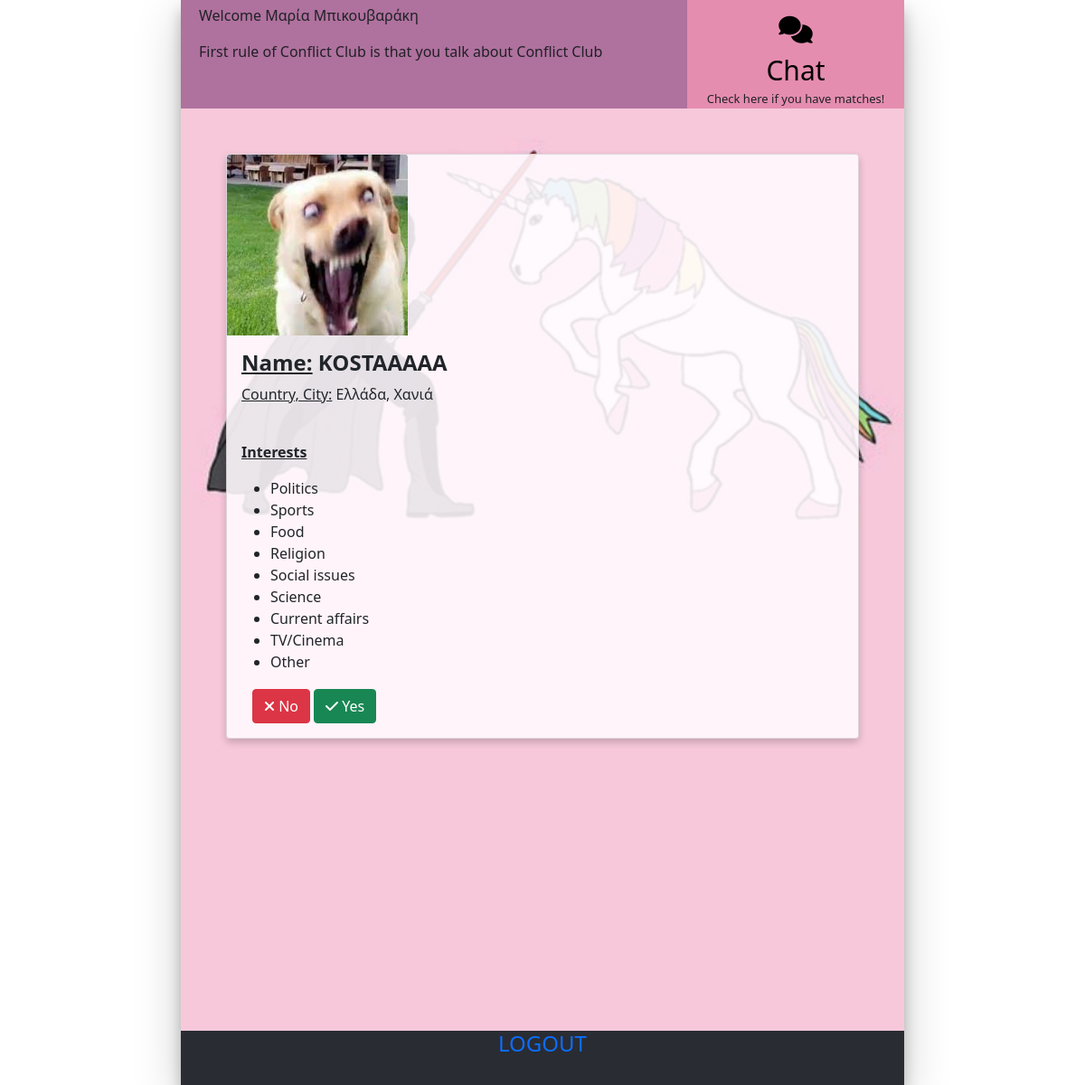
The page / (signed in) on the database its author committed.
### tables this page shows
CREATE TABLE 'users' ('name' varchar(255), 'country' varchar(255), 'city' varchar(255), 'email' varchar(255), 'avatar' varchar(255), 'hash' TEXT, 'id'  INTEGER PRIMARY KEY  );

CREATE TABLE 'interests' ('id'  INTEGER PRIMARY KEY NOT NULL  , 'name' TEXT DEFAULT NULL);

### app.py (the view)
@app.route("/", methods=["GET"])
@login_required
def index():
    match = False
    index= 0
    usersSize= db.execute("SELECT COUNT(*) AS count FROM users")
    size = usersSize[0]['count']
    while match == False and index < size:
        fighters= db.execute("SELECT * FROM users WHERE (NOT id= ?) AND (id NOT IN (SELECT user_2 FROM matches WHERE user_1=?)) LIMIT 1 OFFSET ?", session["user_id"], session["user_id"], index)
        if len(fighters)==0:
            return render_template("index.html", fighter=None)
        fighter=fighters[0]
        interests= db.execute("SELECT * FROM interests WHERE id IN (SELECT interest_id FROM users_interest WHERE user_id = ?)",fighter['id'])
        myinterests= db.execute("SELECT * FROM interests WHERE id IN (SELECT interest_id FROM users_interest WHERE user_id = ?)",session["user_id"])
        match= interest_match(interests, myinterests)
        print(fighter, match)
        index+=1
    return render_template("index.html", fighter=fighter, interests=interests)

### app.py (called while the page is built)
@app.after_request
def after_request(response):
    response.headers["Cache-Control"] = "no-cache, no-store, must-revalidate"
    response.headers["Expires"] = 0
    response.headers["Pragma"] = "no-cache"
    return response

def interest_match(interests1, interests2):
    for interest1 in interests1:
        for interest2 in interests2:
            if interest1['id'] == interest2['id']:
                return True
    return False

### more.py (called while the page is built)
def login_required(f):
    @wraps(f)
    def decorated_function(*args, **kwargs):
        if session.get("user_id") is None:
            return redirect("/login")
        return f(*args, **kwargs)
    return decorated_function

### templates/index.html (shortened to what this page needs)
{% extends "layout.html" %}
{% block main %}
    <div class='header'>
    <div class='header-name'>
   <p>
       Welcome {{session['user_name']}}
    </p>
    <p>
       First rule of Conflict Club is that you talk about Conflict Club
    </p>
    </div>
    <div class='header-msg'>
    <a href="/chat">
        <i class="fa-solid fa-comments"></i>
        <br>
        Chat
    </a>
    <p style="font-size:small">Check here if you have matches!</pl>
    </div>
    </div>
    <div class='content'>
    <div class="card" style="width: 100%;">
        {% if fighter!=None %}
        <img src="../static/{{fighter.avatar}}" class="card-img-top" style="width:200px; height:200px;" alt="...">
        {% endif %}
        <div class="card-body">
        {% if fighter==None %}
        <h4 class="card-title">There are no available users</h4>
        {% else %}
        <h4 class="card-title"><b><u>Name:</u> {{fighter.name}}</b></h4>
        <div class="card-text">
            <p><u>Country, City:</u> {{fighter.country}}, {{fighter.city}}</p>
            <br />
            <p><b><u>Interests</u></b></p>
            <ul>
                {%for interest in interests%}
                <li>{{interest.name}}</li>
                {% endfor %}
            </ul>
            <div class="actions container">
                <form action = "/no" method= "POST" class="float-start me-1">
                    <button class="btn btn-danger" type= "submit"><i class="fa-solid fa-xmark"></i> No</button>
                </form>
                <form action = "/yes" method= "POST" class="float-start">
                    <button class="btn btn-success" type= "submit"><i class="fa-solid fa-check"></i> Yes</button>
                </form>
            </div>
        </div>
    {% endif %}
        </div>
    </div>
    </div>
    <div class='footer'><a href="/logout"><h4>LOGOUT</h4></a></div>
{% endblock %}

### static/styles.css (style rules this page uses)
body { margin:0; color:#2e3454; background:#c8c8c8; font:600 16px/18px 'Open Sans',sans-serif; }
*,:after,:before { box-sizing:border-box }
a { color:inherit;text-decoration:none }
.header { width: 100%; height: 10%; background-color:transparent; color: #202126; }
.content { width: 100%; height: 85%; background-color:transparent; padding:50px }
.footer { width: 100%; height: 5%; background-color:#292c33; text-align:center; line-height:60px; color:white; }
.header-name { height:100%; width:70%; background-color:#60115c7a; float:left; padding-left: 20px; padding-top: 5px; }
.header-msg { float:left; text-align:center; font-size:30px; padding:10px; height:100%; width:30%; background-color:rgba(218, 102, 147, 0.6); }
.header-msg a { color:black; }
.card { box-shadow: 0 4px 8px 0 rgba(0,0,0,0.2); background-color: #fffafee3 !important; transition: 0.3s; }
.container { padding: 2px 16px; }
a { text-decoration:none !important; }

### rows shown on the page
users: avatar (picture), name "KOSTAAAAA", country "Ελλάδα", city "Χανιά"
interests: name "Politics"
interests: name "Sports"
interests: name "Food"
interests: name "Religion"
interests: name "Social issues"
interests: name "Science"
interests: name "Current affairs"
interests: name "TV/Cinema"
interests: name "Other"

### other values the page prints
{{ session['user_name'] }} "Μαρία Μπικουβαράκη"
